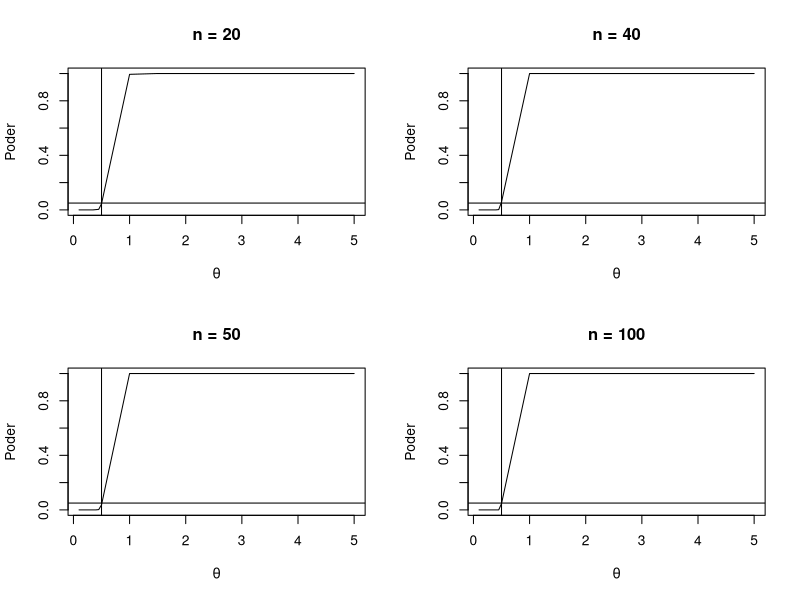

Reproduce this figure in R.
#--------------Uniforme-------------------#

r <- 1000                         
mu0 <- 1/2                         
sigma <- 1                        
mu.test1 <- c(seq(0.1, 0.5, .05))
mu.test2 <- c(seq(1, 5, .5))
mu.test<-c(mu.test1,mu.test2)      
M <- length(mu.test)              
poder <- numeric(M)               
nobs <- c(20, 40, 50, 100)        
poder_nobs <- matrix(0,length(nobs),M) 
cont <- 1
for(j in nobs) {
  for (i in 1:M) {
    mu <- mu.test[i]
    p_value <- replicate(r, expr = {
      x <- runif(j, 0, 2*mu)
      test_t <- t.test(x, alternative = "greater", mu = mu0)
      test_t$p.value})
    poder[i] <- mean(p_value <= 0.05)
  }
  poder_nobs[cont,] <- poder
  cont = cont+1
}

#Gráficos com n diferentes
x11()
par(mfrow=c(2,2))
plot(mu.test, poder_nobs[1,], type = "l", xlab = bquote(theta), ylab = "Poder", main = "n = 20")
abline(v = mu0, lty = 1)
abline(h = .05, lty = 1)

plot(mu.test, poder_nobs[2,], type = "l", xlab = bquote(theta), ylab = "Poder", main = "n = 40")
abline(v = mu0, lty = 1)
abline(h = .05, lty = 1)

plot(mu.test, poder_nobs[3,], type = "l", xlab = bquote(theta), ylab = "Poder", main = "n = 50")
abline(v = mu0, lty = 1)
abline(h = .05, lty = 1)

plot(mu.test, poder_nobs[4,], type = "l", xlab = bquote(theta), ylab = "Poder", main = "n = 100")
abline(v = mu0, lty = 1)
abline(h = .05, lty = 1)
